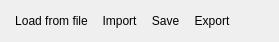
<?xml version="1.0" encoding="UTF-8"?>
<ui version="4.0">
 <class>DataExchangeWidget</class>
 <widget class="QWidget" name="DataExchangeWidget">
  <property name="geometry">
   <rect>
    <x>0</x>
    <y>0</y>
    <width>279</width>
    <height>42</height>
   </rect>
  </property>
  <property name="sizePolicy">
   <sizepolicy hsizetype="Preferred" vsizetype="Fixed">
    <horstretch>0</horstretch>
    <verstretch>0</verstretch>
   </sizepolicy>
  </property>
  <property name="windowTitle">
   <string>Form</string>
  </property>
  <layout class="QGridLayout" name="gridLayout">
   <item row="0" column="0">
    <layout class="QHBoxLayout" name="horizontalLayout_3">
     <property name="sizeConstraint">
      <enum>QLayout::SizeConstraint::SetMinimumSize</enum>
     </property>
     <item>
      <widget class="QToolButton" name="loadToolButton">
       <property name="minimumSize">
        <size>
         <width>16</width>
         <height>16</height>
        </size>
       </property>
       <property name="toolTip">
        <string>Load meta-data from file</string>
       </property>
       <property name="statusTip">
        <string>Load meta-data from file</string>
       </property>
       <property name="whatsThis">
        <string>Load meta-data from file</string>
       </property>
       <property name="text">
        <string>Load from file</string>
       </property>
       <property name="icon">
        <iconset theme="document-open"/>
       </property>
       <property name="autoRaise">
        <bool>true</bool>
       </property>
      </widget>
     </item>
     <item>
      <widget class="QToolButton" name="importToolButton">
       <property name="minimumSize">
        <size>
         <width>16</width>
         <height>16</height>
        </size>
       </property>
       <property name="toolTip">
        <string>Import metadata from workspace object</string>
       </property>
       <property name="statusTip">
        <string>Import metadata from workspace object</string>
       </property>
       <property name="whatsThis">
        <string>Import metadata from workspace object</string>
       </property>
       <property name="text">
        <string>Import</string>
       </property>
       <property name="icon">
        <iconset theme="document-import"/>
       </property>
       <property name="autoRaise">
        <bool>true</bool>
       </property>
      </widget>
     </item>
     <item>
      <widget class="QToolButton" name="saveToolButton">
       <property name="minimumSize">
        <size>
         <width>16</width>
         <height>16</height>
        </size>
       </property>
       <property name="toolTip">
        <string>Save metadata to file</string>
       </property>
       <property name="statusTip">
        <string>Save metadata to file</string>
       </property>
       <property name="whatsThis">
        <string>Save metadata to file</string>
       </property>
       <property name="text">
        <string>Save</string>
       </property>
       <property name="icon">
        <iconset theme="document-save"/>
       </property>
       <property name="autoRaise">
        <bool>true</bool>
       </property>
      </widget>
     </item>
     <item>
      <widget class="QToolButton" name="exportToolButton">
       <property name="minimumSize">
        <size>
         <width>16</width>
         <height>16</height>
        </size>
       </property>
       <property name="toolTip">
        <string>Export metadata to workspace object</string>
       </property>
       <property name="statusTip">
        <string>Export metadata to workspace object</string>
       </property>
       <property name="whatsThis">
        <string>Export metadata to workspace object</string>
       </property>
       <property name="text">
        <string>Export</string>
       </property>
       <property name="icon">
        <iconset theme="document-export"/>
       </property>
       <property name="autoRaise">
        <bool>true</bool>
       </property>
      </widget>
     </item>
     <item>
      <spacer name="horizontalSpacer_2">
       <property name="orientation">
        <enum>Qt::Orientation::Horizontal</enum>
       </property>
       <property name="sizeHint" stdset="0">
        <size>
         <width>40</width>
         <height>20</height>
        </size>
       </property>
      </spacer>
     </item>
    </layout>
   </item>
  </layout>
 </widget>
 <resources/>
 <connections/>
</ui>
